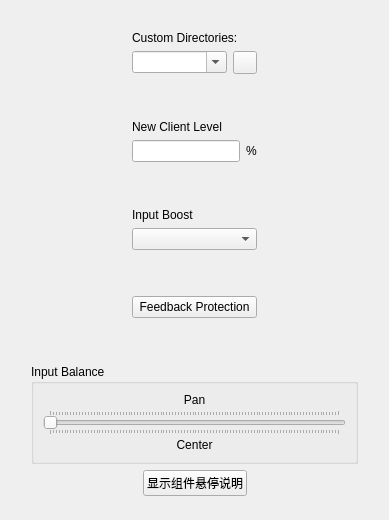
     <widget class="QWidget" name="tab_2_advanced">
      <attribute name="title">
       <string>Advanced Setup</string>
      </attribute>
      <layout class="QVBoxLayout" name="verticalLayout_15">
       <item>
        <layout class="QVBoxLayout" name="verticalLayout_6">
         <item>
          <layout class="QHBoxLayout" name="horizontalLayout_8">
           <item>
            <spacer name="horizontalSpacer_6">
             <property name="orientation">
              <enum>Qt::Horizontal</enum>
             </property>
             <property name="sizeHint" stdset="0">
              <size>
               <width>10</width>
               <height>20</height>
              </size>
             </property>
            </spacer>
           </item>
           <item>
            <layout class="QVBoxLayout" name="verticalLayout_4">
             <item>
              <spacer name="verticalSpacer_2">
               <property name="orientation">
                <enum>Qt::Vertical</enum>
               </property>
               <property name="sizeType">
                <enum>QSizePolicy::MinimumExpanding</enum>
               </property>
               <property name="sizeHint" stdset="0">
                <size>
                 <width>17</width>
                 <height>20</height>
                </size>
               </property>
              </spacer>
             </item>
             <item>
              <widget class="QLabel" name="lblCustomDirectories">
               <property name="text">
                <string>Custom Directories:</string>
               </property>
               <property name="buddy">
                <cstring>cbxCustomDirectories</cstring>
               </property>
              </widget>
             </item>
             <item>
              <layout class="QHBoxLayout">
               <item>
                <widget class="QComboBox" name="cbxCustomDirectories">
                 <property name="editable">
                  <bool>true</bool>
                 </property>
                </widget>
               </item>
               <item>
                <widget class="QToolButton" name="tbtDeleteCustomDirectory"/>
               </item>
              </layout>
             </item>
             <item>
              <spacer name="verticalSpacer_4">
               <property name="orientation">
                <enum>Qt::Vertical</enum>
               </property>
               <property name="sizeHint" stdset="0">
                <size>
                 <width>20</width>
                 <height>40</height>
                </size>
               </property>
              </spacer>
             </item>
             <item>
              <widget class="QLabel" name="lblNewClientLevel">
               <property name="text">
                <string>New Client Level</string>
               </property>
               <property name="buddy">
                <cstring>edtNewClientLevel</cstring>
               </property>
              </widget>
             </item>
             <item>
              <layout class="QHBoxLayout" name="horizontalLayout_4">
               <item>
                <widget class="QLineEdit" name="edtNewClientLevel"/>
               </item>
               <item>
                <widget class="QLabel" name="lblPercentUnit">
                 <property name="text">
                  <string>%</string>
                 </property>
                </widget>
               </item>
              </layout>
             </item>
             <item>
              <spacer name="verticalSpacer_11">
               <property name="orientation">
                <enum>Qt::Vertical</enum>
               </property>
               <property name="sizeHint" stdset="0">
                <size>
                 <width>20</width>
                 <height>40</height>
                </size>
               </property>
              </spacer>
             </item>
             <item>
              <widget class="QLabel" name="lblInputBoost">
               <property name="text">
                <string>Input Boost</string>
               </property>
               <property name="buddy">
                <cstring>cbxInputBoost</cstring>
               </property>
              </widget>
             </item>
             <item>
              <widget class="QComboBox" name="cbxInputBoost"/>
             </item>
             <item>
              <spacer name="verticalSpacer_13">
               <property name="orientation">
                <enum>Qt::Vertical</enum>
               </property>
               <property name="sizeHint" stdset="0">
                <size>
                 <width>20</width>
                 <height>40</height>
                </size>
               </property>
              </spacer>
             </item>
             <item>
              <widget class="QPushButton" name="chbDetectFeedback">
               <property name="sizePolicy">
                <sizepolicy hsizetype="Preferred" vsizetype="Fixed">
                 <horstretch>0</horstretch>
                 <verstretch>0</verstretch>
                </sizepolicy>
               </property>
               <property name="checkable">
                 <bool>true</bool>
                </property>
                <property name="autoDefault">
                 <bool>false</bool>
                </property>
                <property name="text">
                <string>Feedback Protection</string>
               </property>
              </widget>
             </item>
             <item>
              <spacer name="verticalSpacer_15">
               <property name="orientation">
                <enum>Qt::Vertical</enum>
               </property>
               <property name="sizeHint" stdset="0">
                <size>
                 <width>20</width>
                 <height>40</height>
                </size>
               </property>
              </spacer>
             </item>
            </layout>
           </item>
           <item>
            <spacer name="horizontalSpacer_4">
             <property name="orientation">
              <enum>Qt::Horizontal</enum>
             </property>
             <property name="sizeHint" stdset="0">
              <size>
               <width>10</width>
               <height>20</height>
              </size>
             </property>
            </spacer>
           </item>
          </layout>
         </item>
         <item>
          <layout class="QHBoxLayout" name="horizontalLayout_12">
           <item>
            <spacer name="horizontalSpacer_7">
             <property name="orientation">
              <enum>Qt::Horizontal</enum>
             </property>
             <property name="sizeType">
              <enum>QSizePolicy::Preferred</enum>
             </property>
             <property name="sizeHint" stdset="0">
              <size>
               <width>20</width>
               <height>20</height>
              </size>
             </property>
            </spacer>
           </item>
           <item>
            <widget class="QGroupBox" name="groupBox">
             <property name="title">
              <string>Input Balance</string>
             </property>
             <layout class="QHBoxLayout" name="horizontalLayout_2">
              <item>
               <layout class="QVBoxLayout" name="_19">
                <property name="spacing">
                 <number>3</number>
                </property>
                <item>
                 <widget class="QLabel" name="lblAudioPan">
                  <property name="text">
                   <string>Pan</string>
                  </property>
                  <property name="alignment">
                   <set>Qt::AlignCenter</set>
                  </property>
                  <property name="buddy">
                   <cstring>sldAudioPan</cstring>
                  </property>
                 </widget>
                </item>
                <item>
                 <layout class="QHBoxLayout" name="_20">
                  <item>
                   <spacer>
                    <property name="orientation">
                     <enum>Qt::Horizontal</enum>
                    </property>
                    <property name="sizeType">
                     <enum>QSizePolicy::Minimum</enum>
                    </property>
                    <property name="sizeHint" stdset="0">
                     <size>
                      <width>0</width>
                      <height>20</height>
                     </size>
                    </property>
                   </spacer>
                  </item>
                  <item>
                   <widget class="QSlider" name="sldAudioPan">
                    <property name="sizePolicy">
                     <sizepolicy hsizetype="Expanding" vsizetype="Fixed">
                      <horstretch>0</horstretch>
                      <verstretch>0</verstretch>
                     </sizepolicy>
                    </property>
                    <property name="minimumSize">
                     <size>
                      <width>0</width>
                      <height>0</height>
                     </size>
                    </property>
                    <property name="styleSheet">
                     <string/>
                    </property>
                    <property name="pageStep">
                     <number>1</number>
                    </property>
                    <property name="orientation">
                     <enum>Qt::Horizontal</enum>
                    </property>
                    <property name="tickPosition">
                     <enum>QSlider::TicksBothSides</enum>
                    </property>
                   </widget>
                  </item>
                  <item>
                   <spacer>
                    <property name="orientation">
                     <enum>Qt::Horizontal</enum>
                    </property>
                    <property name="sizeType">
                     <enum>QSizePolicy::Minimum</enum>
                    </property>
                    <property name="sizeHint" stdset="0">
                     <size>
                      <width>0</width>
                      <height>20</height>
                     </size>
                    </property>
                   </spacer>
                  </item>
                 </layout>
                </item>
                <item>
                 <widget class="QLabel" name="lblAudioPanValue">
                  <property name="minimumSize">
                   <size>
                    <width>50</width>
                    <height>0</height>
                   </size>
                  </property>
                  <property name="text">
                   <string>Center</string>
                  </property>
                  <property name="alignment">
                   <set>Qt::AlignCenter</set>
                  </property>
                  <property name="wordWrap">
                   <bool>false</bool>
                  </property>
                 </widget>
                </item>
               </layout>
              </item>
             </layout>
            </widget>
           </item>
           <item>
            <spacer name="horizontalSpacer_8">
             <property name="orientation">
              <enum>Qt::Horizontal</enum>
             </property>
             <property name="sizeType">
              <enum>QSizePolicy::Preferred</enum>
             </property>
             <property name="sizeHint" stdset="0">
              <size>
               <width>20</width>
               <height>20</height>
              </size>
             </property>
            </spacer>
           </item>
          </layout>
         </item>
        </layout>
       </item>
       <item>
        <layout class="QHBoxLayout" name="horizontalLayout_ShowToolTip">
         <item>
          <spacer name="horizontalSpacer_ShowToolTip_L">
           <property name="orientation">
            <enum>Qt::Horizontal</enum>
           </property>
           <property name="sizeType">
            <enum>QSizePolicy::Expanding</enum>
           </property>
           <property name="sizeHint" stdset="0">
            <size>
             <width>20</width>
             <height>20</height>
            </size>
           </property>
          </spacer>
         </item>
         <item>
          <widget class="QPushButton" name="chbShowToolTip">
           <property name="checkable">
                 <bool>true</bool>
                </property>
                <property name="autoDefault">
                 <bool>false</bool>
                </property>
                <property name="text">
            <string>显示组件悬停说明</string>
           </property>
           <property name="toolTip">
            <string>关闭后，鼠标悬停不再弹出说明提示</string>
           </property>
          </widget>
         </item>
         <item>
          <spacer name="horizontalSpacer_ShowToolTip_R">
           <property name="orientation">
            <enum>Qt::Horizontal</enum>
           </property>
           <property name="sizeType">
            <enum>QSizePolicy::Expanding</enum>
           </property>
           <property name="sizeHint" stdset="0">
            <size>
             <width>20</width>
             <height>20</height>
            </size>
           </property>
          </spacer>
         </item>
        </layout>
       </item>
       <item>
        <spacer name="verticalSpacer">
         <property name="orientation">
          <enum>Qt::Vertical</enum>
         </property>
         <property name="sizeHint" stdset="0">
          <size>
           <width>367</width>
           <height>13</height>
          </size>
         </property>
        </spacer>
       </item>
      </layout>
     </widget>
